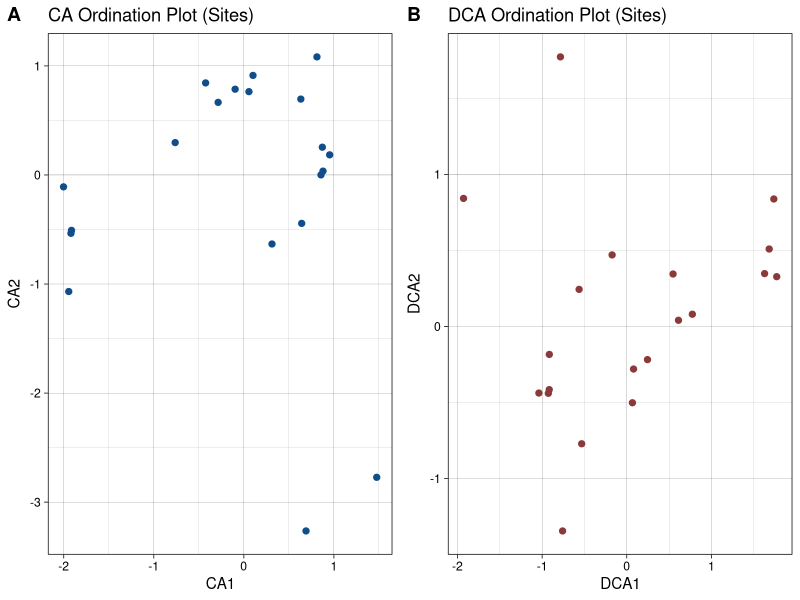

Reproduce this figure in R.
## ---- chunk 1
#| fig.align: center
#| fig.cap: "Comparison of CA and DCA ordinations applied to the dune data."

# Load necessary libraries
library(vegan)
library(ggplot2)
library(ggpubr)

# Load example data
data(dune)

# Perform CA
ca_result <- cca(dune)

# Perform DCA
dca_result <- decorana(dune)

# Extract scores for sites
ca_sites <- scores(ca_result, display = "sites")
dca_sites <- scores(dca_result, display = "sites")

# Create CA plot
ca_plot <- ggplot(as.data.frame(ca_sites), aes(x = CA1, y = CA2)) +
  geom_point(color = 'dodgerblue4', size = 1.8) +
  labs(title = "CA Ordination Plot (Sites)", x = "CA1", y = "CA2") +
  theme_linedraw()

# Create DCA plot
dca_plot <- ggplot(as.data.frame(dca_sites), aes(x = DCA1, y = DCA2)) +
  geom_point(color = 'indianred4', size = 1.8) +
  labs(title = "DCA Ordination Plot (Sites)", x = "DCA1", y = "DCA2") +
  theme_linedraw()

# Arrange plots side by side
ggarrange(ca_plot, dca_plot, ncol = 2, labels = "AUTO")
